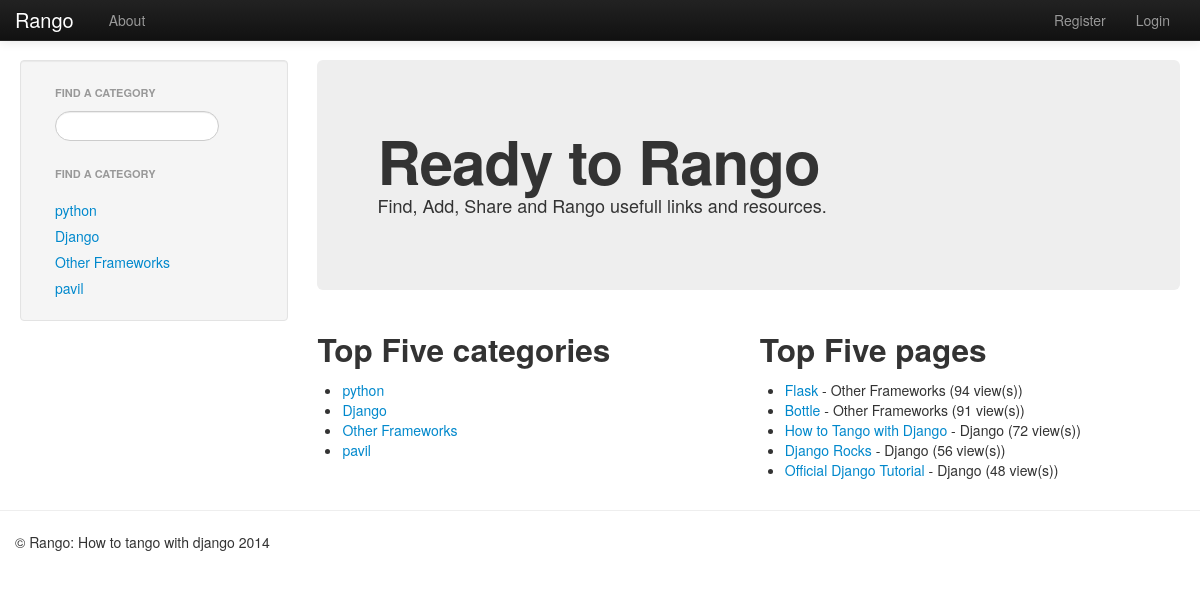
The app's page /rango/, older data.
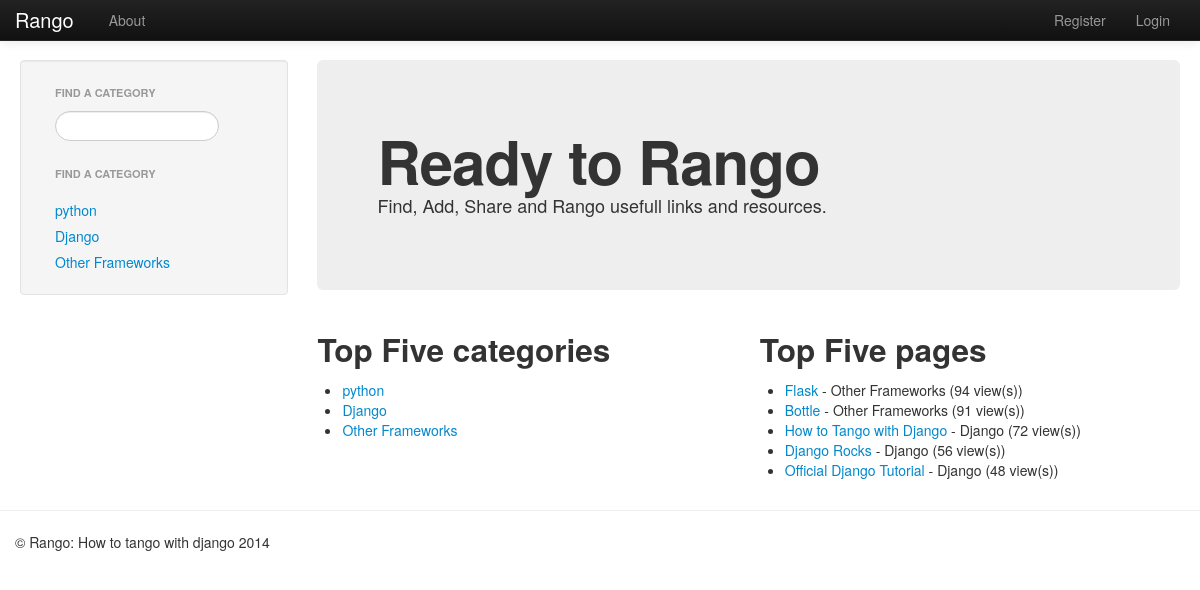
The same page, newer data.
### rango/models.py (models this page shows, shortened)
class Category(models.Model):
    name = models.CharField(max_length=128, unique=True)
    views = models.IntegerField(default=0)
    likes = models.IntegerField(default=0)
    def __unicode__(self):
        return self.name

class Page(models.Model):
    category = models.ForeignKey(Category)
    title = models.CharField(max_length=128)
    url = models.URLField()
    views = models.IntegerField(default=0)

### rango/views.py (the view)
def index(request):
    context = RequestContext(request)
    category_list = Category.objects.order_by('-likes')[:5]
    context_dict = {"categories": category_list}
    page_list = Page.objects.order_by("-views")[:5]
    cat_list = get_category_list()
    context_dict['cat_list'] = cat_list
    context_dict["pages"] = page_list
    for category in category_list:
        category.url = category.name.replace(" ", "_")
    if request.session.get('last_visit'):
        last_visit_time = request.session.get('last_visit')
        visits = request.session.get('visits','0')
        if (datetime.now() - datetime.strptime(last_visit_time[:-7], "%Y-%m-%d %H:%M:%S")).days > 0:
            request.session['visits'] = visits+1
            request.session['last_visit'] = str(datetime.now())
    else:
        request.session['last_visit'] = str(datetime.now())
        request.session['visits'] = 1
    return render_to_response('rango/index.html', context_dict, context)

### rango/views.py (called while the page is built)
def get_category_list(max_results =0, starts_with=''):
    cat_list=[]
    if starts_with:
        cat_list = Category.objects.filter(name__istartswith=starts_with)
    else:
        cat_list = Category.objects.all()
    if max_results > 0:
        if len(cat_list) > max_results:
            cat_list = cat_list[:max_results]
    for category in cat_list:
        category.url = category.name.replace(" ", "_")
    print cat_list
    return cat_list

### templates/rango/index.html (shortened to what this page needs)
{% extends 'rango/base.html' %}
{% load static %}
{% block body_block%}
<div class="hero-unit">
    <h1>Ready to Rango</h1>
    <p>Find, Add, Share and Rango usefull links and resources.</p>
</div>
<div class = "row-fluid">
    <div class="span6">
        <h2>Top Five categories</h2>
        {%if categories%}
        <ul>
            {% for category in categories %}
                <li><a href="category/{{ category.url }}">{{ category.name }}</a></li>
            {% endfor%}
        </ul>
        {% else %}
            <strong> There is no categories present. </strong>
        {% endif%}
    </div>
    <div class="span6">
        <h2>Top Five pages</h2>
        {%if pages%}
        <ul>
            {% for page in pages %}
                <li><a href="{{ page.url}}">{{ page.title }}</a> - {{ page.category }} ({{ page.views }} view(s))</li>
            {% endfor%}
        </ul>
        {% else %}
            <strong> There is no pageses present. </strong>
        {% endif%}
    </div>
</div>
{% endblock %}

### templates/rango/category_list.html
        <h1 class="nav-header">Find a category</h1>
        <ul class="nav nav-list">
        {%if cat_list%}
            {% for category in cat_list %}
                <li><a href="/rango/category/{{ category.url }}">{{ category.name }}</a></li>
            {% endfor%}
        </ul>
        {% else %}
                <li>No categories at present</li>
        {% endif %}

Row changes from the older to the newer data that the page shows:
removed Category: name "pavil"
